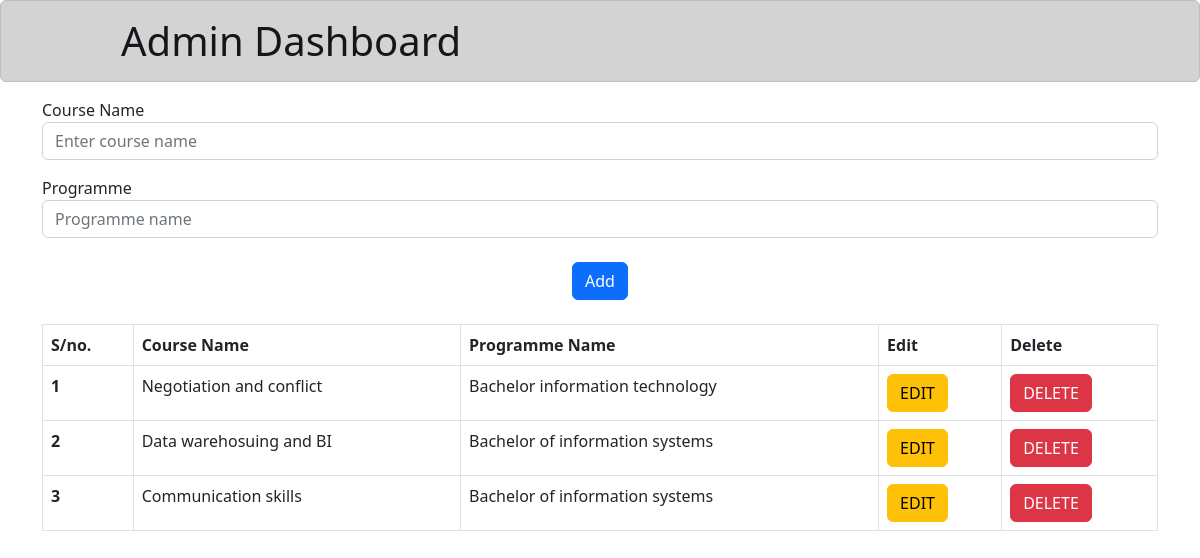
The page / on the database its author committed.
### Admin/models.py (models this page shows)
class Timetable(models.Model):
	course_name = models.CharField(max_length=50)
	Program_name = models.CharField(max_length=100)

### Admin/views.py (the view)
# urls.py: path('',index, name='index'),
def index(request):
	stuffs=Timetable.objects.all()
	context= {
		'stuffs': stuffs
	}
	return render(request,'index.html',context)

### templates/index.html (shortened to what this page needs)
<!doctype html>
<html lang="en">
  <head>
    <link href="https://cdn.jsdelivr.net/npm/bootstrap@5.2.0/dist/css/bootstrap.min.css" rel="stylesheet">
  </head>
  <body>
    <h1 class="alert alert-dark" role="alert" style="padding-left: 3em;">Admin Dashboard</h1>
    <div class= "container mt-3">
       {% if edit_itm %}
        <form method="POST" action="{% url 'update_stuff' edit_itm.id %}">
        {% csrf_token %}
        <div class="form group mb-3">
          <label>Course Name</label>
          <input type="text" class="form-control" value="{{edit_itm.course_name}}" name="course_name" placeholder="Enter course name" >
        </div>
        <div class="form group mb-3">
          <label>Programme</label>
          <input type="text" class="form-control" value="{{edit_itm.Program_name}}" name="Program_name" placeholder="Programme name " >
        </div>
        <div class="text-center mt-4">
        <button type="submit" class="btn btn-primary">Update</button>
        </div>
      </form>
       {% else %}
      <form method="POST" action="{% url 'add_stuff' %}">
        <div class="form group mb-3">
          <label>Course Name</label>
          <input type="text" class="form-control" name="course_name" placeholder="Enter course name" >
        </div>
        <div class="form group mb-3">
          <label>Programme</label>
          <input type="text" class="form-control" name="Program_name" placeholder="Programme name " >
        </div>
        <div class="text-center mt-4">
        <button type="submit" class="btn btn-primary">Add</button>
        </div>
      </form>
      {% endif %}
      <div class="mt-4">
        <table class="table table-bordered">
          <thead>
            <tr>
              <th scope="col">S/no.</th>
              <th scope="col">Course Name</th>
              <th scope="col">Programme Name</th>
              <th scope="col">Edit</th>
              <th scope="col">Delete</th>
           </tr>
          </thead>
          <tbody>
          {% for x in stuffs %}
            <tr>
              <th scope="row">{{forloop.counter}}</th>
              <td>{{x.course_name}}</td>
              <td>{{x.Program_name}}</td>
              <td>
                <a href="{% url 'edit_stuff' x.id %}" class="btn btn-warning">EDIT</a>
              </td>
              <td>
                <a href="{% url 'delete_stuff' x.id %}" class="btn btn-danger">DELETE</a>
              </td>
            </tr>
            {% endfor %}
          </tbody>
      </table>
      </div>
    </div>
  </body>
</html>

### rows shown on the page
Timetable: course_name "Negotiation and conflict", Program_name "Bachelor information technology"
Timetable: course_name "Data warehosuing and BI", Program_name "Bachelor of information systems"
Timetable: course_name "Communication skills", Program_name "Bachelor of information systems"
